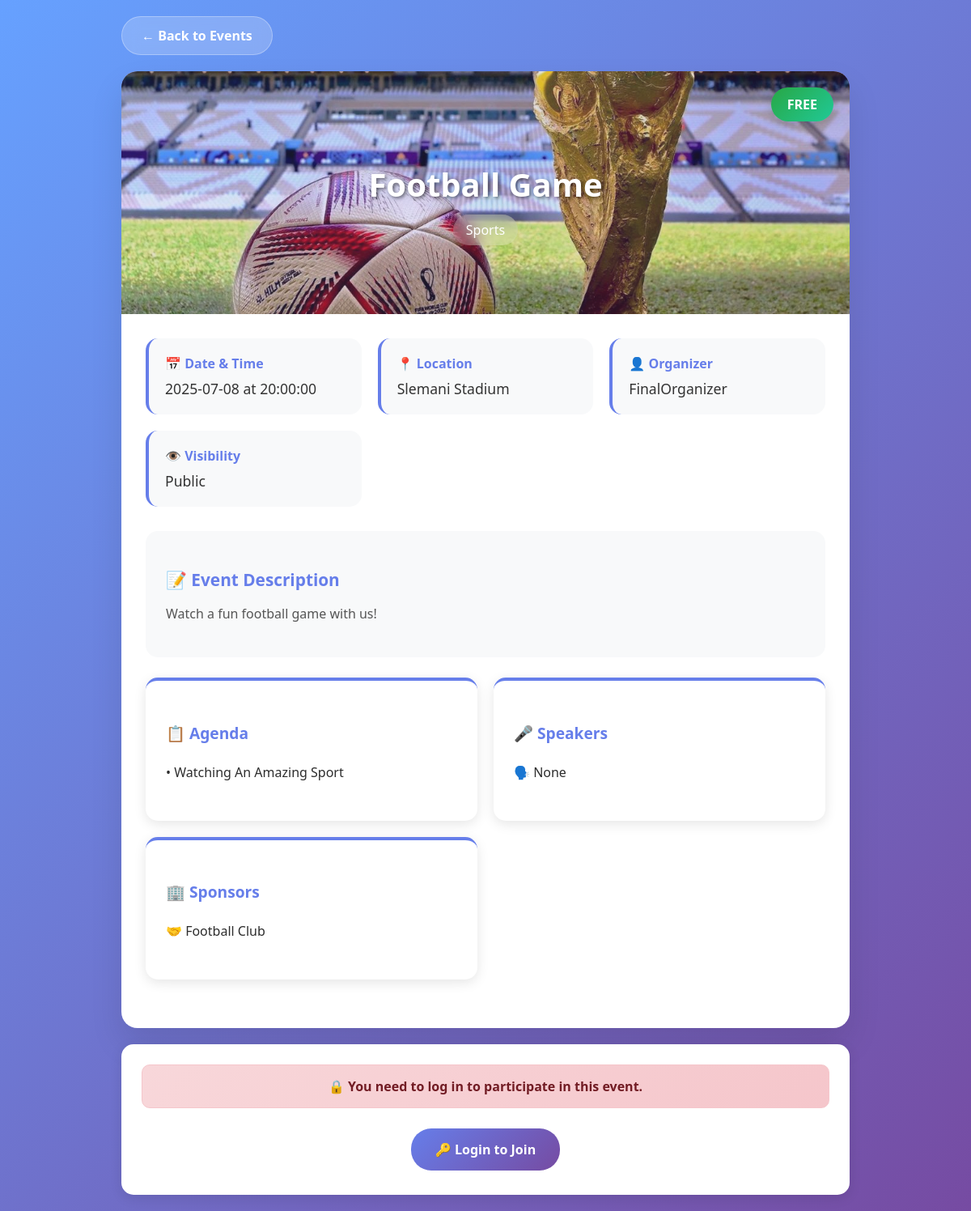
Page /event_details.php?id=44 on the committed database.
### tables this page shows
CREATE TABLE `events` (
  `id` int NOT NULL AUTO_INCREMENT,
  `title` varchar(255) NOT NULL,
  `description` text NOT NULL,
  `date` date NOT NULL,
  `time` time NOT NULL,
  `location` varchar(255) NOT NULL,
  `image` varchar(255) DEFAULT NULL,
  `category` varchar(100) NOT NULL,
  `visibility` enum('public','private','invite-only') NOT NULL DEFAULT 'public',
  `price` decimal(10,2) DEFAULT '0.00',
  `recurring` enum('no','daily','weekly','monthly') NOT NULL DEFAULT 'no',
  `agenda` text,
  `speakers` text,
  `sponsors` text,
  `organizer_username` varchar(255) DEFAULT NULL,
  `created_at` timestamp NOT NULL DEFAULT CURRENT_TIMESTAMP,
  `updated_at` timestamp NOT NULL DEFAULT CURRENT_TIMESTAMP ON UPDATE CURRENT_TIMESTAMP,
  PRIMARY KEY (`id`)
);

### event_details.php (the view, shortened to what this page needs)
<?php
$host = 'localhost';
$port = 3306;
$dbname = 'eventa';
$username = 'root';
$password = '12345';
try {
    $pdo = new PDO("mysql:host=$host;port=$port;dbname=$dbname", $username, $password);
    $pdo->setAttribute(PDO::ATTR_ERRMODE, PDO::ERRMODE_EXCEPTION);
} catch (PDOException $e) {
    die("Connection failed: " . $e->getMessage());
}
$id = $_GET['id'] ?? null;
$stmt = $pdo->prepare("SELECT * FROM events WHERE id = :id");
$stmt->execute([':id' => $id]);
$event = $stmt->fetch(PDO::FETCH_ASSOC);
$userParticipating = false;
$userRole = null;
?>
<!DOCTYPE html>
<html lang="en">
<head>
    <link rel="stylesheet" href="styles.css">
</head>
<body>
    <div class="container">
        <a href="events.php" class="nav-btn">← Back to Events</a>
        <div class="event-card">
            <div class="event-header">
                <?php if ($event['image']): ?>
                    <img src="<?php echo htmlspecialchars($event['image']); ?>" alt="Event Image">
                <?php endif; ?>
                <div class="event-header-content">
                    <h1 class="event-title"><?php echo htmlspecialchars($event['title']); ?></h1>
                    <div class="event-category"><?php echo htmlspecialchars($event['category']); ?></div>
                </div>
                <div class="price-badge">
                    <?php echo $event['price'] > 0 ? '$' . number_format($event['price'], 2) : 'FREE'; ?>
                </div>
            </div>
            <div class="event-content">
                <div class="info-grid">
                    <div class="info-item">
                        <div class="info-label">📅 Date & Time</div>
                        <div class="info-value"><?php echo htmlspecialchars($event['date']); ?> at <?php echo htmlspecialchars($event['time']); ?></div>
                    </div>
                    <div class="info-item">
                        <div class="info-label">📍 Location</div>
                        <div class="info-value"><?php echo htmlspecialchars($event['location']); ?></div>
                    </div>
                    <div class="info-item">
                        <div class="info-label">👤 Organizer</div>
                        <div class="info-value"><?php echo htmlspecialchars($event['organizer_username'] ?? 'Unknown'); ?></div>
                    </div>
                    <div class="info-item">
                        <div class="info-label">👁️ Visibility</div>
                        <div class="info-value"><?php echo ucfirst(htmlspecialchars($event['visibility'])); ?></div>
                    </div>
                </div>
                <div class="description-card">
                    <h3>📝 Event Description</h3>
                    <p><?php echo nl2br(htmlspecialchars($event['description'])); ?></p>
                </div>
                <div class="details-section">
                    <div class="detail-card">
                        <h4>📋 Agenda</h4>
                        <ul>
                            <?php
                            $agendaItems = json_decode($event['agenda'], true);
                            if (is_array($agendaItems) && !empty($agendaItems)) {
                                foreach ($agendaItems as $item) {
                                    echo '<li>• ' . htmlspecialchars($item) . '</li>';
                                }
                            } else {
                                echo '<li>No agenda items available</li>';
                            }
                            ?>
                        </ul>
                    </div>
                    <div class="detail-card">
                        <h4>🎤 Speakers</h4>
                        <ul>
                            <?php
                            $speakerItems = json_decode($event['speakers'], true);
                            if (is_array($speakerItems) && !empty($speakerItems)) {
                                foreach ($speakerItems as $speaker) {
                                    echo '<li>🗣️ ' . htmlspecialchars($speaker) . '</li>';
                                }
                            } else {
                                echo '<li>No speakers announced yet</li>';
                            }
                            ?>
                        </ul>
                    </div>
                    <div class="detail-card">
                        <h4>🏢 Sponsors</h4>
                        <ul>
                            <?php
                            $sponsorItems = json_decode($event['sponsors'], true);
                            if (is_array($sponsorItems) && !empty($sponsorItems)) {
                                foreach ($sponsorItems as $sponsor) {
                                    echo '<li>🤝 ' . htmlspecialchars($sponsor) . '</li>';
                                }
                            } else {
                                echo '<li>No sponsors listed</li>';
                            }
                            ?>
                        </ul>
                    </div>
                </div>
            </div>
        </div>
        <div class="actions-section">
            <?php if (isset($_SESSION['username']) && $userRole === 'user'): ?>
                <form method="post" style="display:inline;">
                    <button type="submit" name="participate" class="btn" <?php if ($userParticipating) echo 'disabled'; ?>>
                        <?php echo $userParticipating ? '✅ Participating' : '🎟️ Join Event'; ?>
                    </button>
                </form>
                <?php if ($userParticipating): ?>
                    <a href="chat.php?event=<?php echo urlencode($event['title']); ?>" class="btn btn-success">💬 Join Chat</a>
                <?php endif; ?>
            <?php elseif (!isset($_SESSION['username'])): ?>
                <div class="message error">
                    🔒 You need to log in to participate in this event.
                </div>
                <a href="SignUp_LogIn_Form.php" class="btn">🔑 Login to Join</a>
            <?php elseif ($userRole !== 'user'): ?>
                <div class="message error">
                    ℹ️ Only regular users can participate in events.
                </div>
            <?php endif; ?>
        </div>
    </div>
</body>
</html>

### styles.css (style rules this page uses)
body { margin: 0; font-family: 'Georgia', cursive; background-color: #fffaf0; color: #2d2d2d; }
.btn { display: inline-block; padding: 0.75rem 1.5rem; background-color: white; color: #66a1ff; border-radius: 5px; text-decoration: none; font-weight: bold; }

### event_details.php (style rules this page uses)
body { font-family: 'Segoe UI', Tahoma, Geneva, Verdana, sans-serif; background: linear-gradient(135deg, #66a1ff 0%, #764ba2 100%); margin: 0; padding: 20px; min-height: 100vh; }
.container { max-width: 900px; margin: 0 auto; }
.nav-btn { display: inline-block; background: rgba(255,255,255,0.2); color: white; padding: 12px 24px; border-radius: 25px; text-decoration: none; font-weight: 600; margin-bottom: 20px; backdrop-filter: blur(10px); border: 1px solid rgba(255,255,255,0.3); transition: all 0.3s ease; }
.event-card { background: white; border-radius: 20px; box-shadow: 0 20px 40px rgba(0,0,0,0.1); overflow: hidden; margin-bottom: 20px; }
.event-header { position: relative; height: 300px; background: linear-gradient(135deg, #667eea 0%, #764ba2 100%); display: flex; align-items: center; justify-content: center; color: white; overflow: hidden; }
.event-header img { position: absolute; top: 0; left: 0; width: 100%; height: 100%; object-fit: cover; opacity: 0.8; }
.event-header-content { position: relative; z-index: 2; text-align: center; padding: 20px; }
.event-title { font-size: 2.5rem; margin-bottom: 10px; text-shadow: 2px 2px 4px rgba(0,0,0,0.5); }
.event-category { background: rgba(255,255,255,0.2); padding: 8px 16px; border-radius: 20px; display: inline-block; backdrop-filter: blur(10px); }
.event-content { padding: 30px; }
.info-grid { display: grid; grid-template-columns: repeat(auto-fit, minmax(250px, 1fr)); gap: 20px; margin-bottom: 30px; }
.info-item { background: #f8f9fa; padding: 20px; border-radius: 15px; border-left: 4px solid #667eea; }
.info-label { font-weight: 700; color: #667eea; margin-bottom: 8px; display: flex; align-items: center; gap: 8px; }
.info-value { font-size: 1.1rem; color: #333; }
.description-card { background: #f8f9fa; padding: 25px; border-radius: 15px; margin-bottom: 25px; }
.description-card h3 { color: #667eea; margin-bottom: 15px; font-size: 1.3rem; }
.description-card p { line-height: 1.6; color: #555; }
.details-section { display: grid; grid-template-columns: repeat(auto-fit, minmax(280px, 1fr)); gap: 20px; margin-bottom: 30px; }
.detail-card { background: white; border-radius: 15px; padding: 25px; box-shadow: 0 4px 15px rgba(0,0,0,0.1); border-top: 4px solid #667eea; }
.detail-card h4 { color: #667eea; margin-bottom: 15px; font-size: 1.2rem; display: flex; align-items: center; gap: 10px; }
.detail-card ul { list-style: none; padding: 0; }
.detail-card li { padding: 8px 0; border-bottom: 1px solid #eee; display: flex; align-items: center; gap: 10px; }
.detail-card li:last-child { border-bottom: none; }
.actions-section { background: white; padding: 25px; border-radius: 15px; box-shadow: 0 4px 15px rgba(0,0,0,0.1); text-align: center; }
.btn { background: linear-gradient(135deg, #667eea 0%, #764ba2 100%); color: white; border: none; padding: 15px 30px; border-radius: 25px; cursor: pointer; font-weight: 600; transition: all 0.3s ease; text-decoration: none; display: inline-block; margin: 5px; font-size: 1rem; }
.message { padding: 15px 20px; border-radius: 10px; margin-bottom: 20px; font-weight: 600; }
.message.error { background: linear-gradient(135deg, #f8d7da 0%, #f5c6cb 100%); color: #721c24; border: 1px solid #f5c6cb; }
.price-badge { position: absolute; top: 20px; right: 20px; background: linear-gradient(135deg, #28a745 0%, #20c997 100%); color: white; padding: 10px 20px; border-radius: 25px; font-weight: 700; box-shadow: 0 4px 15px rgba(0,0,0,0.2); }

### rows in the picture
events: image (picture), title "Football Game", category "Sports", date "2025-07-08", time "20:00:00", location "Slemani Stadium", organizer_username "FinalOrganizer", visibility "Public", description "Watch a fun football game with us!", agenda "Watching An Amazing Sport", speakers "None", sponsors "Football Club"
